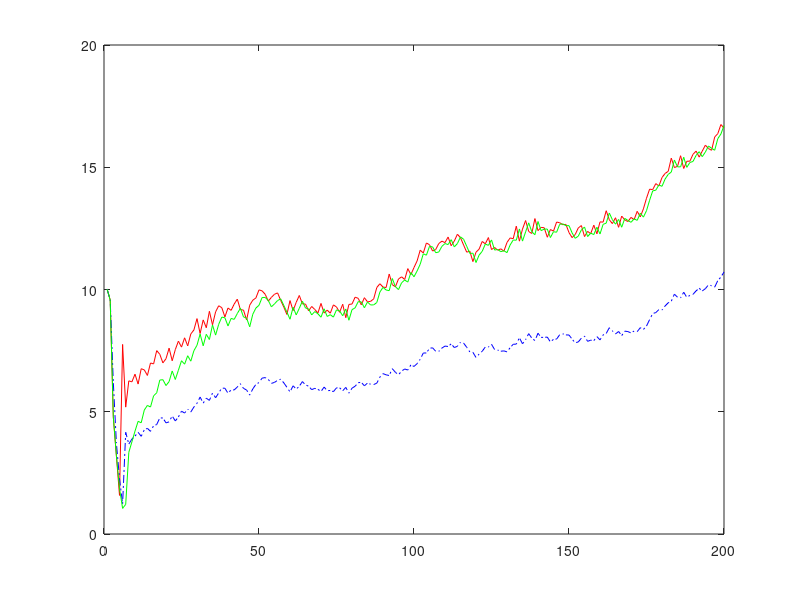

Here is the MATLAB script that generated this plot:
function out = rlsadapt( )
%A demo to show recursive least squares parameter estimation and prediction.

clf;
numpts = 200;
order = 2;
noise = 1.0;
trsize = 5;
theta = [0.607;0.4];

disp('True parameter vector = ')
disp(theta');

y=10+ noise*(rand(1,order)-0.5);

fudge=0.5;
theta = fudge*theta;
for i=order+1:numpts,
  for j=1:order,
    phip(j) = y(i-j);
  end
  phi=phip';
  if i==trsize+1,
    theta = theta/fudge;
    phi(1)=phi(1)*10/y(i-1);
  end
  y(i)=theta'*phi + noise*(rand(1)-0.5);
end
x=[1:numpts];
plot(x,y,'r-');

disp('Press any key to plot predicted signal');
pause

hold on;

for i=1:order+1,
  ytr(:,i)=y(i:trsize+i-1)';
end

for i=1:order,
  A(:,i)=ytr(:,order-i+1);
end
b = ytr(:,order+1);

thetahat=(A'*A)\(A'*b);

disp('Estimate of parameter vector = ')
disp(thetahat');

for j=1:order,
  yhat(j)=y(j);
end

for i=order+1:numpts,
  for j=1:order,
    phip(j) = y(i-j);
  end
  phi=phip';
  yhat(i)=thetahat'*phi;
end
x=[1:numpts];
plot(x,yhat,'b-.');

disp('Press any key to plot RLS predicted signal');
pause

for i=1:order+1,
  ytr2(:,i)=y(i:order+i-1)';
end

for i=1:order,
  A2(:,i)=ytr2(:,order-i+1);
end
b2 = ytr2(:,order+1);

P=inv(A2'*A2);
that=P*A2'*b2;

for j=1:order,
  yhat(j)=y(j);
end

for i=order+1:numpts,
  for j=1:order,
    phip(j) = y(i-j);
  end
  phi=phip';
  yhat(i)=that'*phi;
  P=P-(P*phi*phi'*P)/(1+phi'*P*phi);
  that=that+P*phi*(y(i)-phi'*that);
  %disp('that =');
  %disp(that');
end

disp('Estimate of parameter vector = ')
disp(that');

x=[1:numpts];
plot(x,yhat,'g-');
